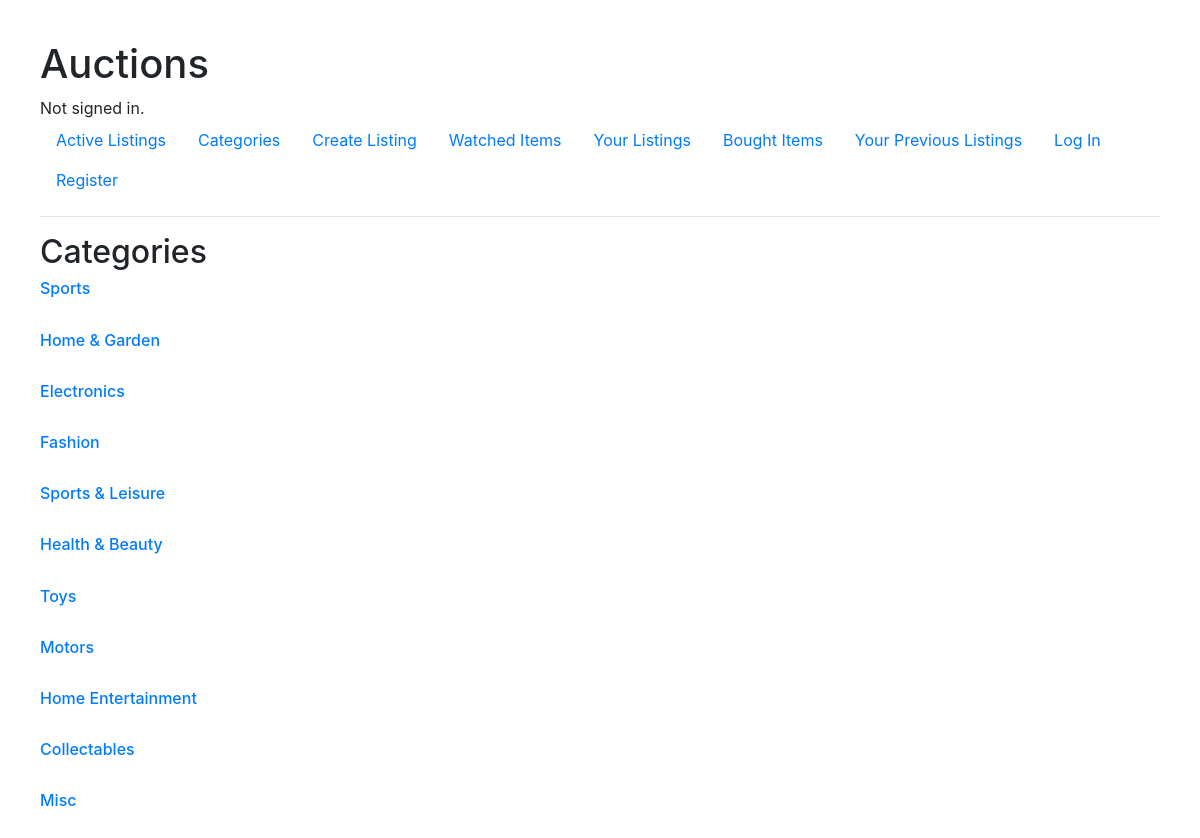
Page /categories/all on the committed database.
### auctions/models.py (models this page shows, shortened)
class Category(models.Model):
    name = models.CharField(max_length=30)

### auctions/views.py (the view)
# urls.py: path("categories/<category>", views.categories, name="categories")
def categories(request, category):
    if category == 'all':
        categories = Category.objects.all()
        context = { 'categories': categories}
        return render(request, "auctions/categories.html", context)
    else:
        category = Category.objects.filter(name = category)
        category = category[0]
        items = Listing.objects.filter(category = category).filter(is_active = True)
        context = { 'listings': items}
        context['category'] = category
    return render(request, "auctions/categories.html", context)

### auctions/templates/auctions/categories.html (shortened to what this page needs)
{% extends "auctions/layout.html" %}
{% block body %}
{% if category %}
    <h3> Category: {{category}} </h3>
    {% if listings %}
        {% for listing in listings reversed  %}
                <div class="listing-box">
                    <div class="listing-left">
                        {% if listing.image != "" %}
                            <img src="{{listing.image}}" alt="image of {{listing.title}}">
                        {% else %}
                        <img src="https://external-content.duckduckgo.com/iu/?u=https%3A%2F%2Ftse2.mm.bing.net%2Fth%3Fid%3DOIP.GhK0xqhcPT0DVriwmC4wOAHaHa%26pid%3DApi&f=1&ipt=c5cf3b950e88b3b956d61bc4824812e7b2e17fc237cdf68b5b92178d407b2a47&ipo=images.jpg" alt="image of {{listing.title}}">
                        {% endif %}
                    </div>
                    <div class="listing-right">
                        <h3> {{listing.title}} </h3>
                        <a href="{% url 'listing' listing_id=listing.id %}"> Go to listing </a>
                        {% if listing.current_bid %}
                            <p> Current Bid: ${{listing.current_bid}} </p>
                        {% else %}
                            <p> Starting at: ${{listing.starting_bid}} </p>
                        {% endif %}
                        <p class="created-text"> Created: {{listing.date}} </p>
                    </div>
                </div>
        {% endfor %}
    {% else %}
        <h6> There are currently no items for sale in this category </h6>
        <p> Go to <a href="{% url 'new_listing' %}"> Create Listing </a> to sell some items </p>
        <p> or go to <a href="{% url 'index' %}"> Active Listings </a> to see all live auctions </p>
    {% endif %}
{% else %}
    <h2>Categories</h2>
    {% for category in categories %}
        <h6> <a  href="{% url 'categories' category=category.name %}"> {{category.name}} </a> </h6>
        <br>
    {% endfor %}
{% endif %}
{% endblock %}

### auctions/templates/auctions/layout.html (shortened to what this page needs)
{% load static %}
<!DOCTYPE html>
<html lang="en">
    <head>
        <link rel="stylesheet" href="https://stackpath.bootstrapcdn.com/bootstrap/4.4.1/css/bootstrap.min.css">
        <link href="{% static 'auctions/styles.css' %}" rel="stylesheet">
    </head>
    <body>
        <h1>Auctions</h1>
        <div>
            {% if user.is_authenticated %}
                Signed in as <strong>{{ user.username }}</strong>.
            {% else %}
                Not signed in.
            {% endif %}
        </div>
        <ul class="nav">
            <li class="nav-item">
                <a class="nav-link" href="{% url 'index' %}">Active Listings</a>
            </li>
            <li class="nav-item">
                <a class="nav-link" href="{% url 'categories' category='all' %}"> Categories </a>
            </li>
            <li class="nav-item">
                <a class="nav-link" href="{% url 'new_listing' %}"> Create Listing </a>
            </li>
            <li class="nav-item">
                <a class="nav-link" href="{% url 'watchlist' %}"> Watched Items </a>
            </li>
            <li class="nav-item">
                <a class="nav-link" href="{% url 'user_listings' %}"> Your Listings </a>
            </li>
            <li class="nav-item">
                <a class="nav-link" href="{% url 'bought_items' %}"> Bought Items </a>
            </li>
            <li class="nav-item">
                <a class="nav-link" href="{% url 'past_listings' %}"> Your Previous Listings </a>
            </li>
            {% if user.is_authenticated %}
                <li class="nav-item">
                    <a class="nav-link" href="{% url 'logout' %}">Log Out</a>
                </li>
            {% else %}
                <li class="nav-item">
                    <a class="nav-link" href="{% url 'login' %}">Log In</a>
                </li>
                <li class="nav-item">
                    <a class="nav-link" href="{% url 'register' %}">Register</a>
                </li>
            {% endif %}
        </ul>
            <hr>
            {% block body %}
        {% endblock %}
    </body>
</html>

### auctions/static/auctions/styles.css (style rules this page uses)
body { padding: 40px; background-color: white; }

### rows in the picture
Category: name "Sports"
Category: name "Home & Garden"
Category: name "Electronics"
Category: name "Fashion"
Category: name "Sports & Leisure"
Category: name "Health & Beauty"
Category: name "Toys"
Category: name "Motors"
Category: name "Home Entertainment"
Category: name "Collectables"
Category: name "Misc"
